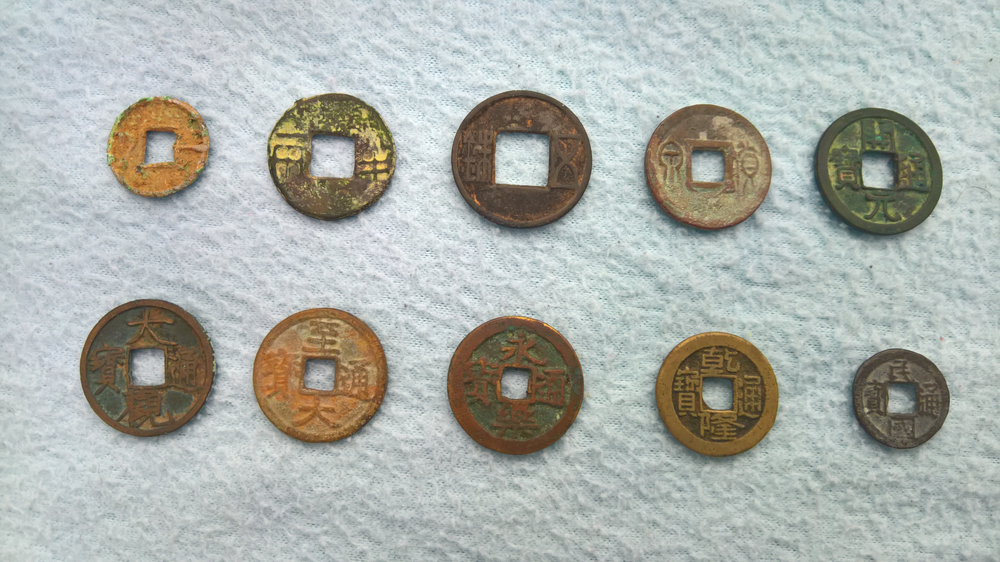
//> input picture Binary_Image_Processing/images/CoinsB.png, 1000 x 562 px, shrunk from 3840 x 2160 before the run
$ ./Coin_Detection_Assignments_B   (built with g++ and OpenCV 4)
//> lines starting //> are read from the running program, lines starting //| are printed output that depends on the picture; after the words box and inside, x2 and y2 are one past the last pixel; in counts of white or black regions, pixels touching at a corner belong together
#include<iostream>
#include<vector>
#include<string>

#include<opencv2/opencv.hpp>
#include<opencv2/core.hpp>
#include<opencv2/imgproc.hpp>


int g_Erosion_Kernel_Size = 3;
int g_Erosion_Iteration = 1;
int g_Dilation_Kernel_Size = 3;
int g_Dilation_Iteration = 1;
int g_MorphShapes = cv::MORPH_ELLIPSE;
bool g_Is_Open = 0;
cv::Mat g_Eroded_Kernel;
cv::Mat g_Dilated_Kernel;
std::string g_Dilated_Win_Name = "Dilation";
std::string g_Eroded_Win_Name = "Erosion";
std::string g_Dilated_Erosion_Win_Name = "Erosion+Dilation";
std::string g_Eroded_Dilated_Win_Name = "Dilation+Erosion";

// [42 lines left out: functions dilation_Erosion, erosion_Kernel_Size_Method, not called in this run]

void erosion_Iteration_Method(int pos, void* Userdata) {
	dilation_Erosion(Userdata);
}

// [136 lines left out: functions dilation_Kernel_Size_Method, dilation_Iteration_Method, morph_Shapes_Method, convert_BGR_To_Single_Channel, thresholding_experiment, perform_Morphology and 2 more, not called in this run]

cv::Mat displayConnectedComponents(cv::Mat& im)
{
	// Make a copy of the image
	cv::Mat imLabels = im.clone();

	// First let's find the min and max values in imLabels
	cv::Point minLoc, maxLoc;
	double min, max;

	// The following line finds the min and max pixel values
	// and their locations in an image.
	cv::minMaxLoc(imLabels, &min, &max, &minLoc, &maxLoc);

	// Normalize the image so the min value is 0 and max value is 255.
	imLabels = 255 * (imLabels - min) / (max - min);

	// Convert image to 8-bits
	imLabels.convertTo(imLabels, CV_8U);

	// Apply a color map
	cv::Mat imColorMap;
	cv::applyColorMap(imLabels, imColorMap, cv::COLORMAP_JET);

	return imColorMap;
}


int main() {
	std::string image_Name = "CoinsB.png";
	cv::Mat image = cv::imread(image_Name);
//> image is the input picture: 562 rows x 1000 cols, CV_8UC3; mean B, G, R 171.5, 177.3, 172.9
//	cv::Size scale_Down_Size(image.size().width / 3, image.size().height / 3);
//	cv::resize(image, image,scale_Down_Size, 0.0, 0.0, cv::INTER_LINEAR);
	cv::Mat imageGray;
	cv::cvtColor(image, imageGray, cv::COLOR_BGR2GRAY);
	cv::imshow("imageGray", imageGray);
#if 0
	cv::Mat imageB(cv::Size(image.size()), CV_8UC1);
	cv::Mat imageG(cv::Size(image.size()), CV_8UC1);
	cv::Mat imageR(cv::Size(image.size()), CV_8UC1);
	convert_BGR_To_Single_Channel(image, imageB, imageG, imageR);
	cv::imshow("imageB", imageB);
	cv::imshow("imageG", imageG);
	cv::imshow("imageR", imageR);
#endif

	//Perform Thresholding
	//thresholding_experiment(imageGray);
	cv::Mat dst;
	cv::threshold(imageGray, dst, 160.0, 255, cv::THRESH_BINARY);
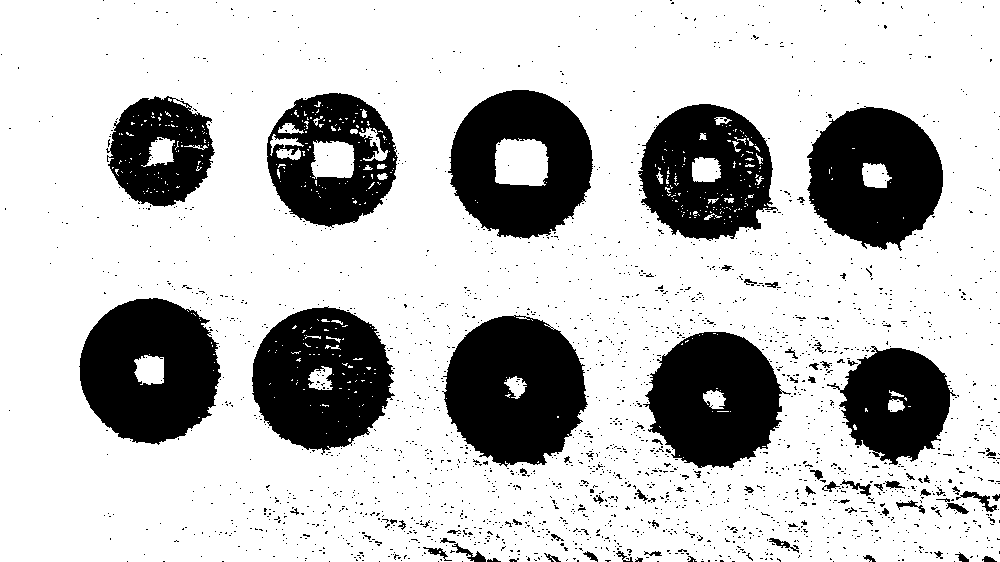
//> dst: 562 rows x 1000 cols, CV_8UC1; 75.7% white; 2204 black regions (2131 under 20 px), largest, box (x1, y1, x2, y2) and area: (442, 315, 588, 467) 16081, (79, 298, 221, 445) 15149, (252, 306, 395, 455) 14764
	cv::imshow("Thresholded", dst);

	//Removing white noises from coin.
	//To do that applying Erosion, where it removes white pixels in coins.
	#if 1
	cv::Mat pltImg;

	//First remove black
	int d_KSize = 2;
	int d_Iteration = 3;
	cv::Mat d_Kernel = cv::getStructuringElement(cv::MORPH_ELLIPSE,
		cv::Size(2 * d_KSize + 1, 2 * d_KSize + 1));
	cv::dilate(dst, pltImg, d_Kernel, cv::Point(-1, -1), d_Iteration);
//> pltImg: 562 rows x 1000 cols, CV_8UC1; 87.5% white; 66 black regions (36 under 20 px), largest, box (x1, y1, x2, y2) and area: (452, 322, 580, 459) 12269, (86, 304, 212, 438) 11362, (655, 338, 773, 461) 10022
	cv::Mat pltImg_1 = pltImg.clone();

	int e_KSize = 2;
	int e_Iteration = 2;
	cv::Mat e_Kernel = cv::getStructuringElement(cv::MORPH_ELLIPSE,
		cv::Size(2 * e_KSize + 1, 2 * e_KSize + 1));
	cv::erode(pltImg, pltImg, e_Kernel, cv::Point(-1, -1), e_Iteration);

	d_KSize = 3;
	d_Iteration = 2;
	d_Kernel = cv::getStructuringElement(cv::MORPH_ELLIPSE,
		cv::Size(2 * d_KSize + 1, 2 * d_KSize + 1));
	cv::dilate(pltImg, pltImg, d_Kernel, cv::Point(-1, -1), d_Iteration);
//> pltImg: 562 rows x 1000 cols, CV_8UC1; 89.5% white; 37 black regions (14 under 20 px), largest, box (x1, y1, x2, y2) and area: (454, 324, 578, 457) 11172, (88, 306, 210, 436) 10315, (657, 340, 771, 459) 9073


	e_Iteration = 5;
	e_KSize = 5;
	e_Kernel = cv::getStructuringElement(cv::MORPH_ELLIPSE,
		cv::Size(2 * e_KSize + 1, 2 * e_KSize + 1));
	cv::erode(pltImg, pltImg, e_Kernel, cv::Point(-1, -1), e_Iteration);
//> pltImg: 562 rows x 1000 cols, CV_8UC1; 64% white; 10 black regions, largest, box (x1, y1, x2, y2) and area: (429, 299, 603, 482) 24960, (434, 73, 609, 255) 24910, (63, 281, 235, 461) 24214


	d_KSize = 5;
	d_Iteration = 5;
	d_Kernel = cv::getStructuringElement(cv::MORPH_ELLIPSE,
		cv::Size(2 * d_KSize + 1, 2 * d_KSize + 1));
	cv::dilate(pltImg, pltImg, d_Kernel, cv::Point(-1, -1), d_Iteration);
//> pltImg: 562 rows x 1000 cols, CV_8UC1; 85% white; 12 black regions (1 under 20 px), largest, box (x1, y1, x2, y2) and area: (454, 324, 578, 457) 12645, (88, 306, 210, 436) 12184, (818, 115, 935, 239) 11185

	//added now
	d_KSize = 3;
	d_Iteration = 3;
	d_Kernel = cv::getStructuringElement(cv::MORPH_ELLIPSE,
		cv::Size(2 * d_KSize + 1, 2 * d_KSize + 1));
	cv::dilate(pltImg, pltImg, d_Kernel, cv::Point(-1, -1), d_Iteration);
//> pltImg: 562 rows x 1000 cols, CV_8UC1; 90.5% white; 10 black regions, largest, box (x1, y1, x2, y2) and area: (464, 333, 568, 448) 9274, (97, 315, 199, 427) 8905, (827, 124, 926, 230) 8067

	e_KSize = 4;
	e_Iteration = 18;
	e_Kernel = cv::getStructuringElement(cv::MORPH_ELLIPSE,
		cv::Size(2 * e_KSize + 1, 2 * e_KSize + 1));
	cv::erode(pltImg, pltImg, e_Kernel, cv::Point(-1, -1), e_Iteration);
//> pltImg: 562 rows x 1000 cols, CV_8UC1; 31.7% white; 4 white regions, box (x1, y1, x2, y2) and area: (0, 0, 1000, 562) 171251, (746, 265, 868, 326) 2620, (574, 253, 676, 320) 2310, (372, 229, 460, 298) 2008

	d_KSize = 5;
	d_Iteration = 14;
	d_Kernel = cv::getStructuringElement(cv::MORPH_ELLIPSE,
		cv::Size(2 * d_KSize + 1, 2 * d_KSize + 1));
	cv::dilate(pltImg, pltImg, d_Kernel, cv::Point(-1, -1), d_Iteration);
//> pltImg: 562 rows x 1000 cols, CV_8UC1; 83.5% white; 4 black regions, box (x1, y1, x2, y2) and area: (96, 313, 936, 452) 56435, (460, 105, 926, 235) 33749, (138, 114, 193, 172) 1642, (289, 180, 347, 218) 977


	//perform_Morphology(pltImg, 1);


#else
	cv::Mat pltImg;
	int e_KSize    = 3;
	int e_Iteration = 1;
	cv::Mat e_Kernel = cv::getStructuringElement(cv::MORPH_ELLIPSE ,
		cv::Size(e_KSize, e_KSize));
	cv::erode(dst,pltImg, e_Kernel, cv::Point(-1, -1), e_Iteration);
	cv::imshow("Eroded", pltImg);

	//By removing white noises on coins, it increased black pixels.
	//To remove black pixels, perfrom dilation.

	int d_KSize = 4;
	int d_Iteration = 1;
	cv::Mat d_Kernel = cv::getStructuringElement(cv::MORPH_ELLIPSE,
		cv::Size(d_KSize, d_KSize));
	cv::dilate(pltImg, pltImg, d_Kernel, cv::Point(-1, -1), d_Iteration);
	cv::imshow("Dilated", pltImg);

	//Removing all white noises on coins.

	e_Iteration = 2;
	e_KSize = 4;
	e_Kernel = cv::getStructuringElement(cv::MORPH_CROSS,
		cv::Size(2 * e_KSize + 1, 2 * e_KSize + 1));
	cv::erode(pltImg, pltImg, e_Kernel, cv::Point(-1, -1), e_Iteration);
	cv::imshow("Eroded-1", pltImg);

	//Removing black pixels on background

	d_KSize = 5;
	d_Iteration = 2;
	d_KSize += 3;
	d_Kernel = cv::getStructuringElement(cv::MORPH_ELLIPSE,
		cv::Size(2 * d_KSize + 1, 2 * d_KSize + 1));
	cv::dilate(pltImg, pltImg, d_Kernel, cv::Point(-1, -1), d_Iteration);
	cv::imshow("Dilated-1", pltImg);

	e_Iteration = 3;
	e_KSize = 7;
	e_KSize += 3;
	e_Kernel = cv::getStructuringElement(cv::MORPH_ELLIPSE,
		cv::Size(2 * e_KSize + 1, 2 * e_KSize + 1));
	cv::erode(pltImg, pltImg, e_Kernel, cv::Point(-1, -1), e_Iteration);
	cv::imshow("Eroded-2", pltImg);

	d_KSize = 9;
	d_Iteration = 3;
	d_KSize += 3;
	d_Kernel = cv::getStructuringElement(cv::MORPH_ELLIPSE,
		cv::Size(2 * d_KSize + 1, 2 * d_KSize + 1));
	cv::dilate(pltImg, pltImg, d_Kernel, cv::Point(-1, -1), d_Iteration);
	cv::imshow("Dilated-2", pltImg);
#endif
	cv::SimpleBlobDetector::Params params;
	params.blobColor = 0;

	params.minDistBetweenBlobs = 2;

	// Filter by Area
	params.filterByArea = false;

	// Filter by Circularity
	params.filterByCircularity = true;
	params.minCircularity = 0.8;

	// Filter by Convexity
	params.filterByConvexity = true;
	params.minConvexity = 0.8;

	// Filter by Inertia
	params.filterByInertia = true;
	params.minInertiaRatio = 0.8;

	cv::Ptr<cv::SimpleBlobDetector> detector = cv::SimpleBlobDetector::create(params);
	std::vector<cv::KeyPoint> keyPoint;
	detector->detect(pltImg, keyPoint);
//> keyPoint = 0 keypoints
	std::cout << "Number of Coins Detected: " << keyPoint.size() << "\n";
//| Number of Coins Detected: 0

	cv::Mat coins_Detected_Image = image.clone();
	for (cv::KeyPoint point : keyPoint) {
		cv::circle(coins_Detected_Image, point.pt, 1, cv::Scalar(0, 0, 0), 3);
		cv::circle(coins_Detected_Image, point.pt, point.size/2.0, cv::Scalar(0, 0, 255), 3);
	}
//> this loop made 0 passes
	cv::imshow("Coins Detected", coins_Detected_Image);

	cv::Mat connected_Image;
	cv::bitwise_not(pltImg, connected_Image);
//> connected_Image: 562 rows x 1000 cols, CV_8UC1; 16.5% white; 4 white regions

	int nComponenets = cv::connectedComponents(connected_Image, connected_Image);
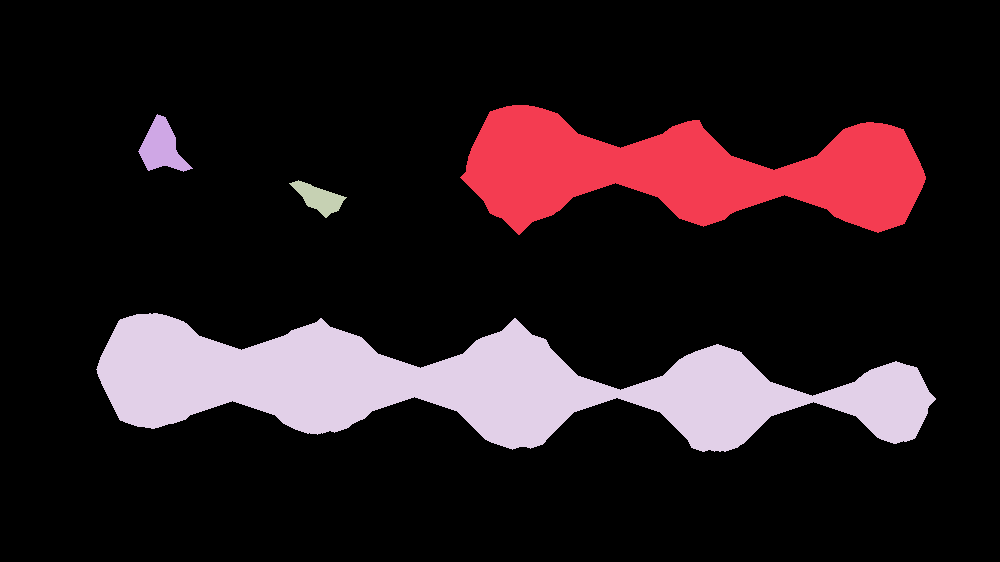
//> connected_Image: 562 rows x 1000 cols, CV_32SC1; 5 distinct labels, from 0 to 4; one colour per label, 0 black
//> nComponenets = 5
	std::cout << "Number of connected components detected = " << nComponenets << "\n";
//| Number of connected components detected = 5
	cv::Mat colorMap = displayConnectedComponents(connected_Image);
//> in displayConnectedComponents, `cv::minMaxLoc(imLabels, &min, &max, &minLoc, &maxLoc);`: min = 0; max = 4; minLoc = Point(0, 0); maxLoc = Point(149, 313)
//> in displayConnectedComponents, `imLabels = 255 * (imLabels - min) / (max - min);`:
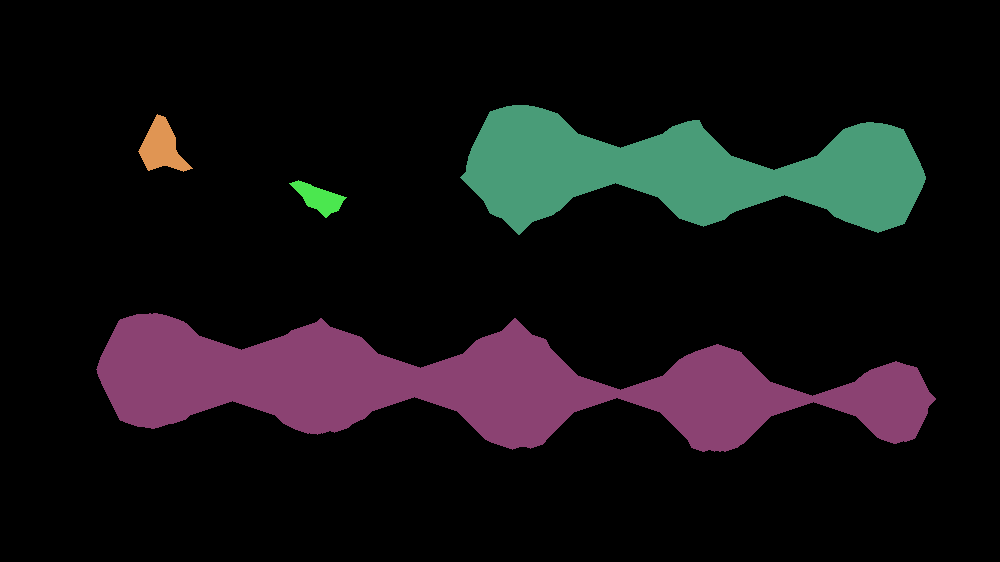
//> imLabels: 562 rows x 1000 cols, CV_32SC1; 5 distinct labels, from 0 to 255; one colour per label, 0 black
//> in displayConnectedComponents, `cv::applyColorMap(imLabels, imColorMap, cv::COLORMAP_JET);`:
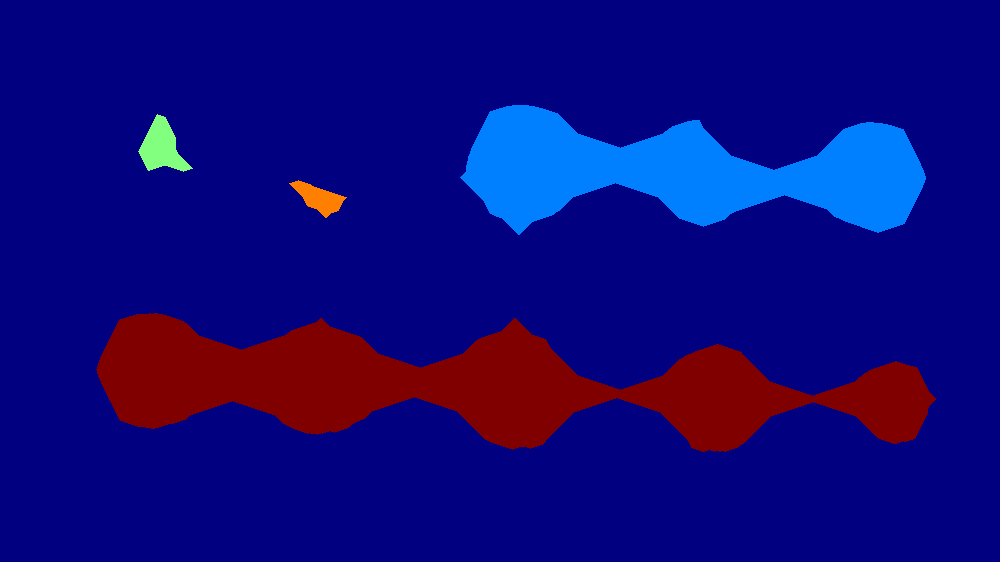
//> imColorMap: 562 rows x 1000 cols, CV_8UC3; mean B, G, R 122.5, 8.7, 13.7
	cv::imshow("Colormap", colorMap);

	std::vector<std::vector<cv::Point>> contours_2;
	std::vector<cv::Vec4i> hierarchy_2;

	cv::findContours(pltImg, contours_2, hierarchy_2, cv::RETR_LIST, cv::CHAIN_APPROX_SIMPLE);
//> contours_2 = 5 contours; box (x1, y1, x2, y2) and area: (0, 0, 1000, 562) 560439, (95, 312, 937, 453) 57322, (459, 104, 927, 236) 34264, (137, 113, 194, 173) 1722, (288, 179, 348, 219) 1040
	std::cout << "-----------------------------------------\n";
	std::cout << "Number of contours found = " << contours_2.size() << "\n";
//| Number of contours found = 5

	cv::Mat contour_Image_2 = image.clone();
	cv::drawContours(contour_Image_2, contours_2, -1, cv::Scalar(0, 0, 0), 1);
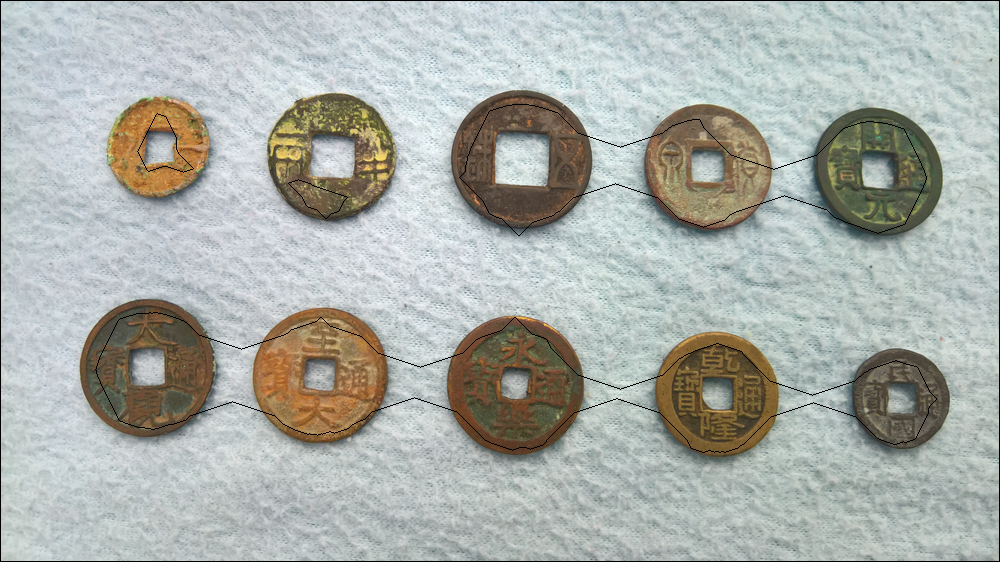
//> contour_Image_2: 562 rows x 1000 cols, CV_8UC3; 1.11% of pixels changed, all inside (x1, y1, x2, y2) = (0, 0, 1000, 562)
	cv::imshow("contour_image", contour_Image_2);

	std::vector<std::vector<cv::Point>> contour_Ext_2;
	cv::findContours(pltImg, contour_Ext_2, hierarchy_2, cv::RETR_EXTERNAL, cv::CHAIN_APPROX_SIMPLE);
//> contour_Ext_2 = 1 contour; box (x1, y1, x2, y2) and area: (0, 0, 1000, 562) 560439
	cv::Mat contour_Ext_Image_2 = image.clone();
	cv::drawContours(contour_Ext_Image_2, contour_Ext_2, -1, cv::Scalar(0, 255, 0), 1);
	cv::imshow("contour_external_image", contour_Ext_Image_2);

	std::vector<std::pair<double, int>> contours_Container(contours_2.size());
	size_t count = 0;
	for (const std::vector<cv::Point> &contour_Pts : contours_2) {
		double area = cv::contourArea(contour_Pts);
		double perimeter = cv::arcLength(contour_Pts, true);
		contours_Container[count] = { area,  count };
		++count;
		std::cout << "Contour #" << count << " has area = " << area << " and perimeter = " << perimeter << "\n";
	}
//> this loop made 5 passes
//> (area, perimeter) on passes 1 to 4: (57322, 2130.6), (1039.5, 155.6), (1722.5, 194.9), (34263.5, 1230.2)
//> (contour_Pts, area, perimeter) on pass 5: (4 Points (x, y): [0, 0], [0, 561], [999, 561], [999, 0], 560439, 3120)
//| Contour #1 has area = 57322 and perimeter = 2130.57
//| Contour #2 has area = 1039.5 and perimeter = 155.581
//| Contour #3 has area = 1722.5 and perimeter = 194.894
//| Contour #4 has area = 34263.5 and perimeter = 1230.24
//| Contour #5 has area = 560439 and perimeter = 3120
//> after the loop, count = 5
	std::sort(contours_Container.begin(), contours_Container.end(),
		[](std::pair<double, int>& a,
			std::pair<double, int>& b) {
			return a.first < b.first;
		});
//> contours_Container = 5 pairs: [1039.5, 1], [1722.5, 2], [34263.5, 3], [57322, 0], [560439, 4]

	std::cout << "Maximum area of contour = " << contours_Container[count - 1].first << "\n";
//| Maximum area of contour = 560439
	contours_Container.erase(contours_Container.end() - 1, contours_Container.end());
//> contours_Container = 4 pairs: [1039.5, 1], [1722.5, 2], [34263.5, 3], [57322, 0]
	cv::Mat cloned_Image = image.clone();
	for (const auto& local_ref : contours_Container) {
		cv::drawContours(cloned_Image, contours_2, local_ref.second,
			cv::Scalar(0, 255, 0), 3);
	}
//> this loop made 4 passes
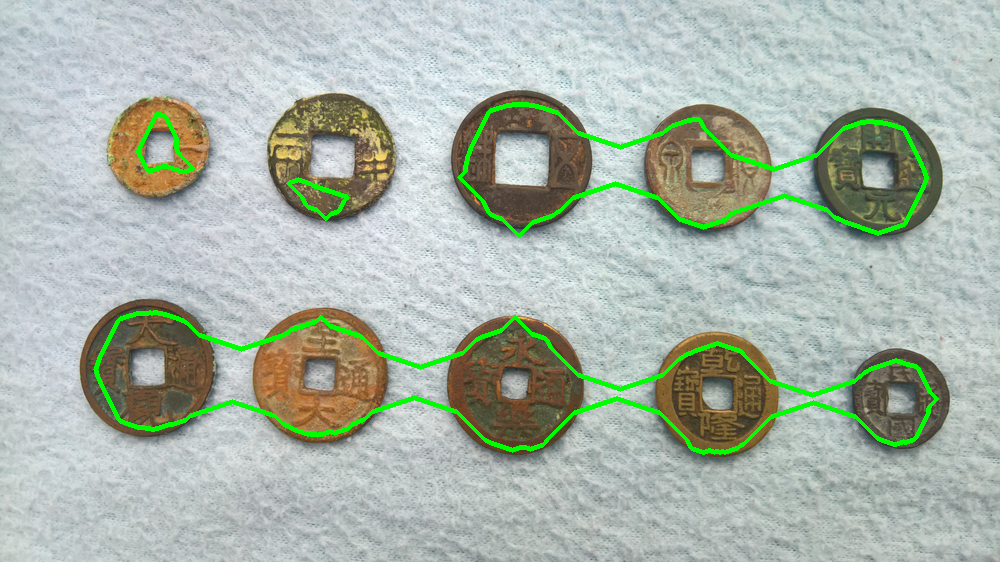
//> cloned_Image: 562 rows x 1000 cols, CV_8UC3; 2.75% of pixels changed, all inside (x1, y1, x2, y2) = (93, 102, 939, 455)
	cv::imshow("Max_area_removed",cloned_Image);

	count = 0;
	for (const auto& local_ref : contours_Container) {
		double perimeter = cv::arcLength(contours_2[local_ref.second], true);
		++count;
		std::cout << "Contour #" << count << " has area = " << local_ref.first << " and perimeter = " << perimeter << "\n";
	}
//> this loop made 4 passes
//> (local_ref, perimeter) on passes 1 to 4: ((1039.5, 1), 155.6), ((1722.5, 2), 194.9), ((34263.5, 3), 1230.2), ((57322, 0), 2130.6)
//| Contour #1 has area = 1039.5 and perimeter = 155.581
//| Contour #2 has area = 1722.5 and perimeter = 194.894
//| Contour #3 has area = 34263.5 and perimeter = 1230.24
//| Contour #4 has area = 57322 and perimeter = 2130.57
//> after the loop, count = 4
	contours_Container.erase(contours_Container.begin(), contours_Container.begin()+2);
//> contours_Container = 2 pairs: [34263.5, 3], [57322, 0]
	cloned_Image = image.clone();
	count = 0;
	std::vector<std::pair<cv::Point2f, float>> circle_Container(contours_Container.size());
//> circle_Container = 2 items
	for (const auto& local_ref : contours_Container) {
		cv::drawContours(cloned_Image, contours_2, local_ref.second,
			cv::Scalar(255, 0, 0), 3);
		cv::Point2f point;
		float radius;

		cv::minEnclosingCircle(contours_2[local_ref.second], point, radius);
		circle_Container[count] = {point, radius};
		cv::circle(cloned_Image, point, 2, cv::Scalar(255, 0, 0), 3);
		const std::string text_Num = std::to_string(++count);
		cv::putText(cloned_Image, text_Num, point, cv::FONT_HERSHEY_SIMPLEX, 1,
			cv::Scalar(0, 0, 255), 3);
	}
//> this loop made 2 passes
//> (local_ref, point, radius) on passes 1 to 2: ((34263.5, 3), Point(692.5, 177.5), 233.5), ((57322, 0), Point(515.5, 384), 420.8)
//> after the loop, count = 2
	cv::imshow("number of coins", cloned_Image);

	cloned_Image = image.clone();

	for (const auto& local_Circle : circle_Container) {
		cv::circle(cloned_Image, local_Circle.first, 2, cv::Scalar(0, 0, 255), 3);
		cv::circle(cloned_Image, local_Circle.first, local_Circle.second, cv::Scalar(255, 0, 0), 3);
	}
//> this loop made 2 passes
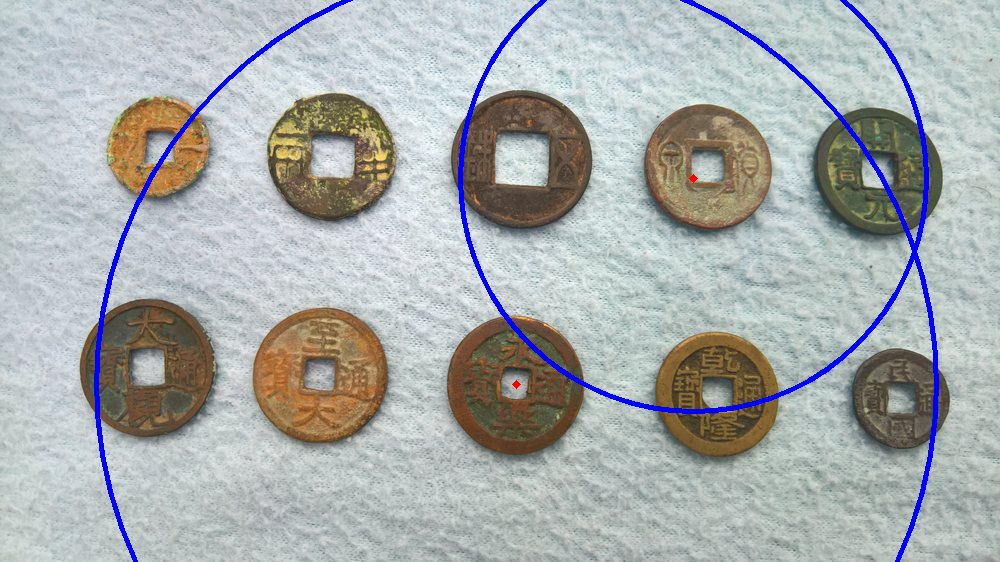
//> cloned_Image: 562 rows x 1000 cols, CV_8UC3; 2.16% of pixels changed, all inside (x1, y1, x2, y2) = (94, 0, 939, 562)
	cv::imshow("Final Image", cloned_Image);

	cv::waitKey();
	cv::destroyAllWindows();
	return 0;
}
